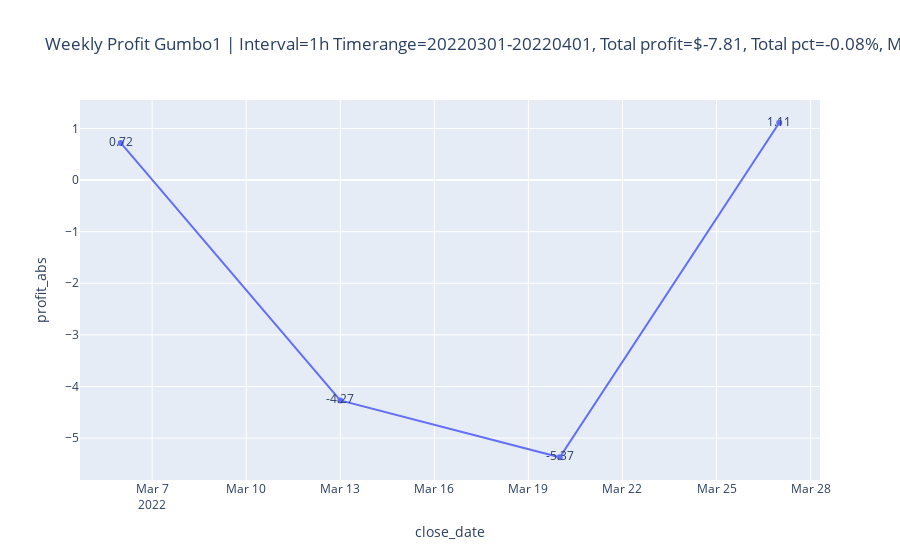

The notebook cell this image was saved under:
### Code cell
runner.report.plot_weekly()

### Figure 1 — Plotly figure (JSON) as saved in the notebook; plotly's stock layout.template omitted (floating-point values rounded to 4 significant figures)
{"data": [{"hovertemplate": "close_date=%{x}<br>profit_abs=%{text}<extra></extra>", "legendgroup": "", "line": {"color": "#636efa", "dash": "solid"}, "marker": {"symbol": "circle"}, "mode": "markers+lines+text", "name": "", "orientation": "v", "showlegend": false, "text": [0.72, -4.27, -5.37, 1.11], "type": "scatter", "x": ["2022-03-06T00:00:00+00:00", "2022-03-13T00:00:00+00:00", "2022-03-20T00:00:00+00:00", "2022-03-27T00:00:00+00:00"], "xaxis": "x", "y": [0.72, -4.27, -5.37, 1.11], "yaxis": "y"}], "layout": {"legend": {"tracegroupgap": 0}, "title": {"text": "Weekly Profit Gumbo1 | Interval=1h Timerange=20220301-20220401, Total profit=$-7.81, Total pct=-0.08%, Mean pct=-1.97%, Trades=12, Wins=6, Losses=2, Draws=4, Win ratio=50.00%"}, "xaxis": {"anchor": "y", "domain": [0, 1], "title": {"text": "close_date"}}, "yaxis": {"anchor": "x", "domain": [0, 1], "title": {"text": "profit_abs"}}}}
